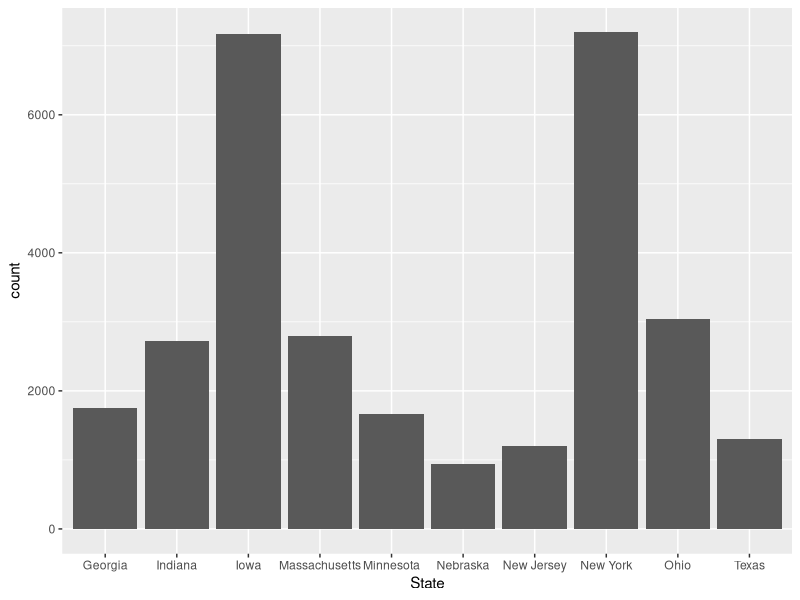
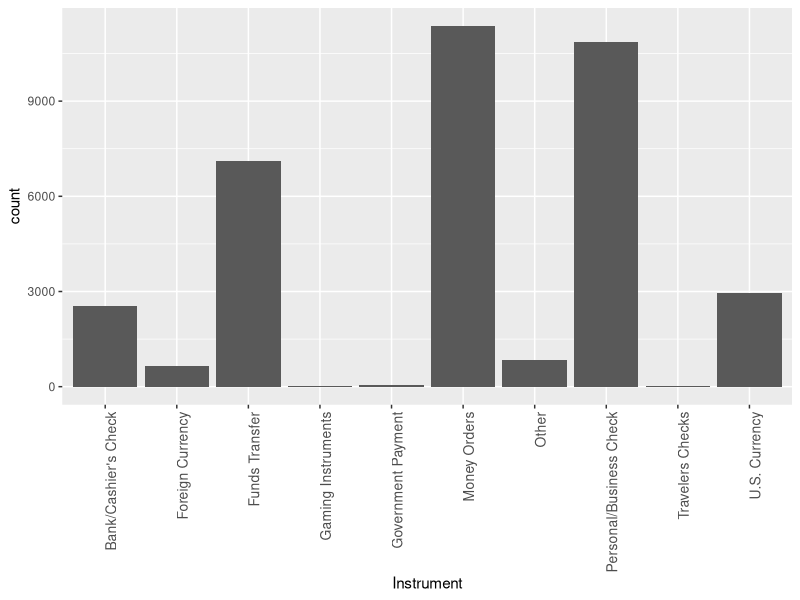
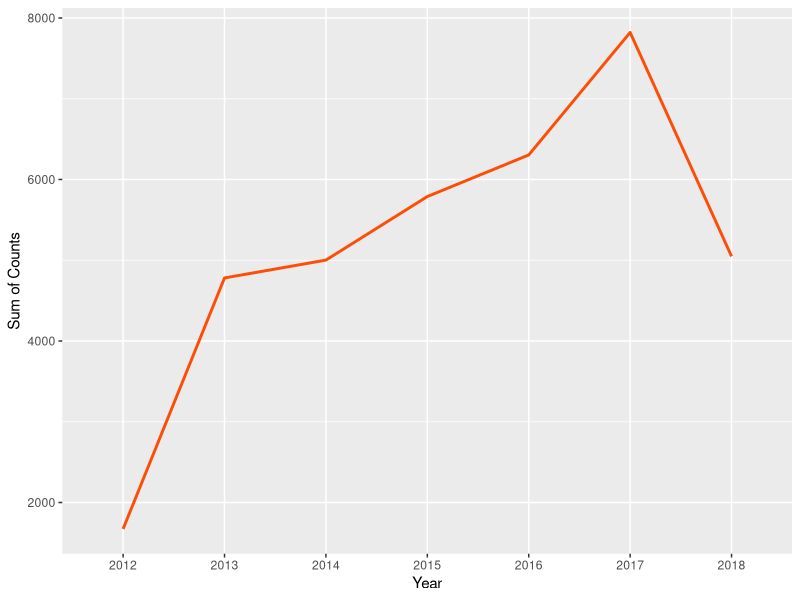
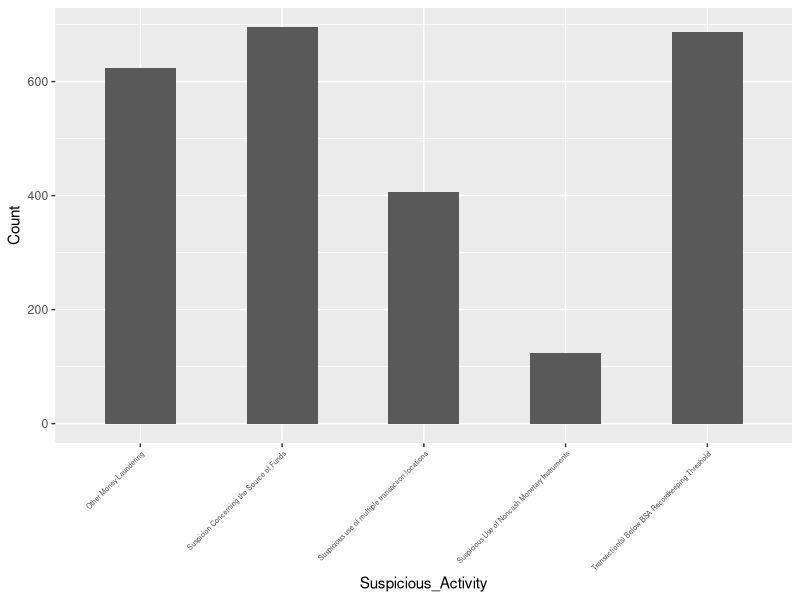
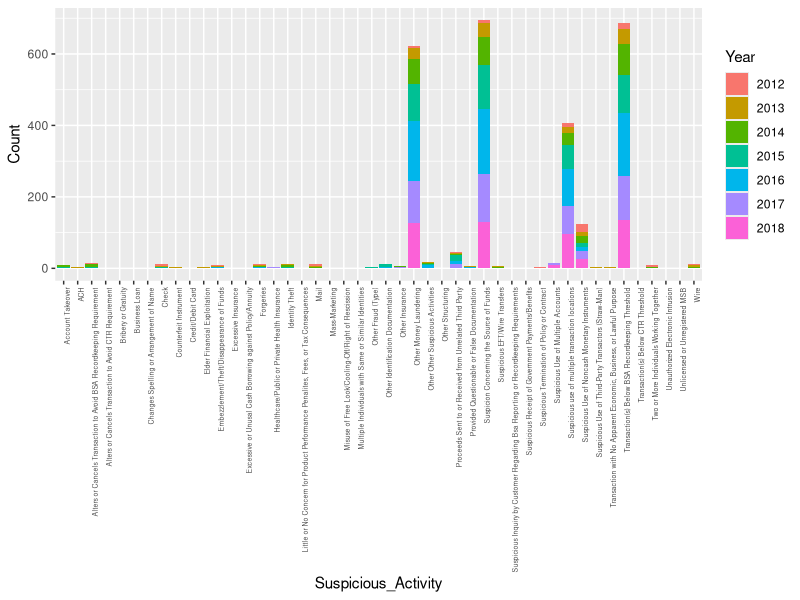
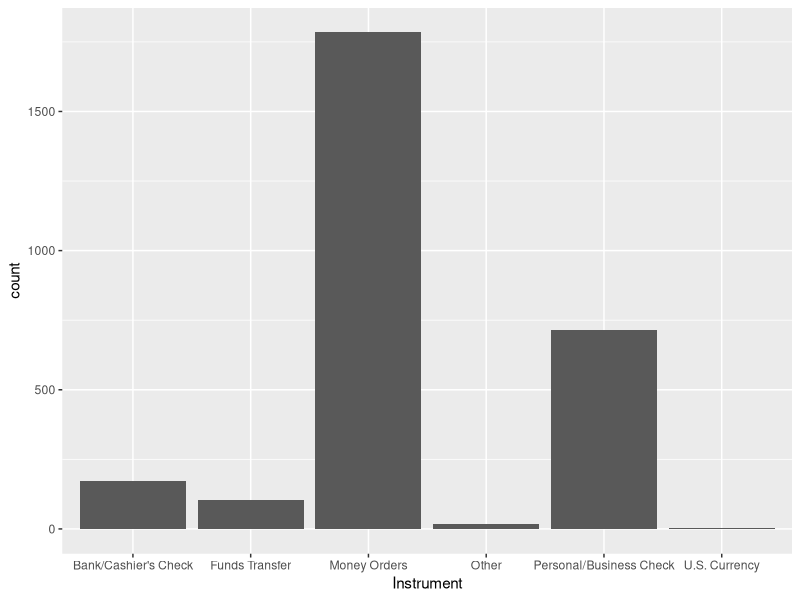

These charts were generated, in order, by the following R code:
## ---- chunk 1
library(readr)
library(dplyr)
library(knitr)
library(readxl)
library(knitr)
library(ggplot2)
## ---- chunk 2
#There is a subtotal term in the table. We used filter() to eliminate all the rows with "[Total]" term. We name the new dataset as df and rename all thr variables.
SARStats <- read_csv("SARStats.csv")
df = filter(SARStats, Instrument != "[Total]")
names(df) = c("Year", "State", "Industry","Suspicious_Activity", "Instrument","Count")
## ---- chunk 3
df %>% group_by(State)  %>%
  summarize(Count = sum(as.integer(Count))) %>%
  arrange(desc(Count)) %>% 
  mutate(Percent = Count/sum(Count))%>%
  slice(1:10) -> x

kable(x, caption = "The number of suspicious activities in insurance company industry Reports by State")
ggplot(x, aes(x = State, y = Count)) + ylab("count") +
     geom_col(aes(x = State))
## ---- chunk 4
(table3 = df %>% group_by(Instrument)  %>%
  summarize(Count = sum(as.integer(Count))) %>%
  arrange(desc(Count))) %>%
mutate(Percent = Count/sum(Count))->z
 
kable(z, caption = "The number of suspicious activities in insurance company industry Reports by Instrument")
ggplot(z, aes(x = Instrument, y = Count)) + ylab("count") +
     geom_col(aes(x = Instrument))+theme( axis.text.x = element_text(size = 10,angle = 90,hjust = 1))
## ---- chunk 5
df1<-select(df,Year, Count)
df1 %>% group_by(Year)  %>%  
  summarize(Count=sum(Count)) %>% 
  arrange(desc(Count)) -> df1.s
kable(df1.s, caption = " Table 1: Suspicious Activity Report by Year")
## ---- chunk 6
df1.ss<-arrange(df1.s,Year)
ggplot(df1.ss,aes(x = Year, y = Count,group = 1)) + 
  geom_line(color = "#FC4E07",size=1) +
  xlab("Year") + ylab("Sum of Counts")
## ---- chunk 7
#Use filter() and select() function to set up new dataset suspicious with predictors Year, Suspicious, 
suspicious <- filter(df,State=="Massachusetts")

suspicious <- select(suspicious,"Year","Suspicious_Activity", "Count")
## ---- chunk 8
#group by suspicious activity
suspicious %>%
  group_by(Suspicious_Activity,Year)%>%
  summarise(Count=sum(Count))%>%
  arrange(desc(Year))%>%
  mutate(percentage=Count/sum(Count))->suspicious1

suspicious1%>%
  group_by(Suspicious_Activity)%>%
  summarise(Count=sum(Count))%>%
  arrange(desc(Count))%>%
  mutate(percentage=Count/sum(Count))%>%
  slice(1:5)->suspicious2

kable(suspicious2, caption = "Insurance Company Suspicious Activity")
## ---- chunk 9
ggplot(data=suspicious2)+
  geom_bar(width=0.5,stat="identity",mapping = aes(x=Suspicious_Activity, y=Count))+
  theme( axis.text.x = element_text(size = 5,angle = 45,hjust = 1))
#bar plot
ggplot(suspicious1)+
  geom_bar(stat="identity",mapping = aes(x=Suspicious_Activity, y=Count,fill=Year))+
  theme( axis.text.x = element_text(size = 5,angle = 90,hjust = 1))
## ---- chunk 10
Instrument_of_MA = filter(df,State == "Massachusetts")
Instrument_of_MA %>% group_by(Instrument) %>%
  summarize(Count = sum(Count)) %>%
  arrange(desc(Count)) -> c
kable(c,caption = "Massachusetts instrument types and/or payment mechanisms used
      in the suspicious activity")
## ---- chunk 11
ggplot(c, aes(x = Instrument, y = Count)) + ylab("count") +
     geom_col(aes(x = Instrument))
